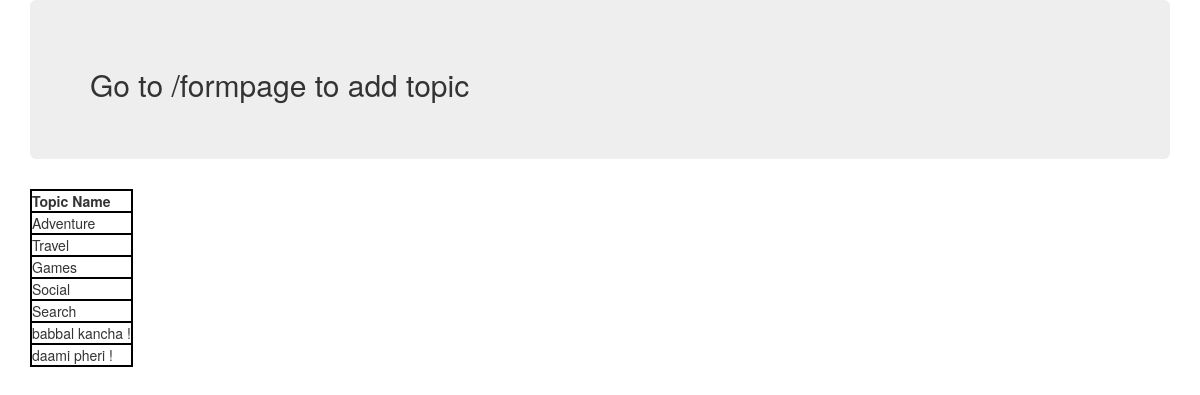
The page / on the database its author committed.
### first_app/models.py (models this page shows, shortened)
class Topic(models.Model):
    top_name = models.CharField(max_length=264,unique=True)

### first_app/views.py (the view)
# urls.py: url(r'^$',views.index,name='index'),
def index(request):
    webpages_list = Topic.objects.all()
    date_dict = {'topics' : webpages_list }
    return render(request,'first_app/index.html',context=date_dict)

### templates/first_app/index.html (shortened to what this page needs)
<!DOCTYPE html>
{% load staticfiles  %}
<html>
    <head>
        <link rel="stylesheet" href="{% static "css/style.css" %}" />
        <link rel="stylesheet" href="https://maxcdn.bootstrapcdn.com/bootstrap/3.3.7/css/bootstrap.min.css">
    </head>
    <body>
        <div class="container">
            <div class="jumbotron">
                <h2>Go to /formpage to add topic </h2>
            </div>
            <div class="records">
                {% if topics %}
                    <table>
                        <thead>
                            <th>Topic Name</th>
                        </thead>
                        {% for topic in topics %}
                            <tr>
                                <td> {{ topic.top_name }}  </td>
                            </tr>
                        {% endfor %}
                    </table>
                {% else %}
                    <p>No topic added</p>
                {% endif %}
            </div>
        </div>
    </body>
</html>

### static/css/style.css (style rules this page uses)
table, th, td { border: 2px solid black; }

### rows shown on the page
Topic: top_name "Adventure"
Topic: top_name "Travel"
Topic: top_name "Games"
Topic: top_name "Social"
Topic: top_name "Search"
Topic: top_name "babbal kancha !"
Topic: top_name "daami pheri !"
